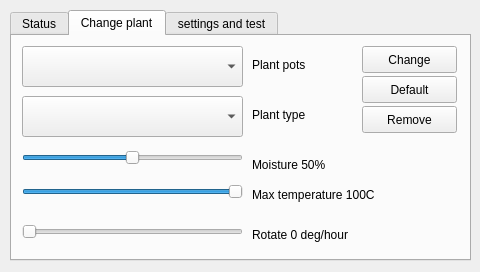
<?xml version="1.0" encoding="UTF-8"?>
<ui version="4.0">
 <class>Touchscreen</class>
 <widget class="QMainWindow" name="Touchscreen">
  <property name="geometry">
   <rect>
    <x>0</x>
    <y>0</y>
    <width>480</width>
    <height>272</height>
   </rect>
  </property>
  <property name="windowTitle">
   <string>Touchscreen</string>
  </property>
  <widget class="QWidget" name="centralWidget">
   <widget class="QTabWidget" name="tabWidget">
    <property name="geometry">
     <rect>
      <x>10</x>
      <y>10</y>
      <width>461</width>
      <height>251</height>
     </rect>
    </property>
    <property name="currentIndex">
     <number>1</number>
    </property>
    <widget class="QWidget" name="tab">
     <attribute name="title">
      <string>Status</string>
     </attribute>
     <widget class="QWidget" name="gridLayoutWidget">
      <property name="geometry">
       <rect>
        <x>10</x>
        <y>9</y>
        <width>441</width>
        <height>181</height>
       </rect>
      </property>
      <layout class="QGridLayout" name="gridLayout"/>
     </widget>
    </widget>
    <widget class="QWidget" name="tab_2">
     <attribute name="title">
      <string>Change plant</string>
     </attribute>
     <widget class="QComboBox" name="plant_combobox">
      <property name="geometry">
       <rect>
        <x>10</x>
        <y>10</y>
        <width>221</width>
        <height>41</height>
       </rect>
      </property>
     </widget>
     <widget class="QSlider" name="rotate_slider">
      <property name="geometry">
       <rect>
        <x>10</x>
        <y>180</y>
        <width>221</width>
        <height>31</height>
       </rect>
      </property>
      <property name="maximum">
       <number>90</number>
      </property>
      <property name="orientation">
       <enum>Qt::Horizontal</enum>
      </property>
     </widget>
     <widget class="QSlider" name="temperature_slider">
      <property name="geometry">
       <rect>
        <x>10</x>
        <y>140</y>
        <width>221</width>
        <height>31</height>
       </rect>
      </property>
      <property name="maximum">
       <number>100</number>
      </property>
      <property name="value">
       <number>100</number>
      </property>
      <property name="orientation">
       <enum>Qt::Horizontal</enum>
      </property>
     </widget>
     <widget class="QComboBox" name="type_combobox">
      <property name="geometry">
       <rect>
        <x>10</x>
        <y>60</y>
        <width>221</width>
        <height>41</height>
       </rect>
      </property>
     </widget>
     <widget class="QPushButton" name="Change_button">
      <property name="geometry">
       <rect>
        <x>350</x>
        <y>10</y>
        <width>95</width>
        <height>27</height>
       </rect>
      </property>
      <property name="text">
       <string>Change</string>
      </property>
     </widget>
     <widget class="QSlider" name="moisture_slider">
      <property name="geometry">
       <rect>
        <x>10</x>
        <y>106</y>
        <width>221</width>
        <height>31</height>
       </rect>
      </property>
      <property name="maximum">
       <number>100</number>
      </property>
      <property name="value">
       <number>50</number>
      </property>
      <property name="orientation">
       <enum>Qt::Horizontal</enum>
      </property>
     </widget>
     <widget class="QLabel" name="label">
      <property name="geometry">
       <rect>
        <x>240</x>
        <y>20</y>
        <width>81</width>
        <height>17</height>
       </rect>
      </property>
      <property name="text">
       <string>Plant pots</string>
      </property>
     </widget>
     <widget class="QLabel" name="label_2">
      <property name="geometry">
       <rect>
        <x>240</x>
        <y>70</y>
        <width>81</width>
        <height>17</height>
       </rect>
      </property>
      <property name="text">
       <string>Plant type</string>
      </property>
     </widget>
     <widget class="QPushButton" name="default_button">
      <property name="geometry">
       <rect>
        <x>350</x>
        <y>40</y>
        <width>95</width>
        <height>27</height>
       </rect>
      </property>
      <property name="text">
       <string>Default</string>
      </property>
     </widget>
     <widget class="QLabel" name="moisture_label">
      <property name="geometry">
       <rect>
        <x>240</x>
        <y>120</y>
        <width>211</width>
        <height>17</height>
       </rect>
      </property>
      <property name="text">
       <string>Moisture 50%</string>
      </property>
     </widget>
     <widget class="QLabel" name="temperature_label">
      <property name="geometry">
       <rect>
        <x>240</x>
        <y>150</y>
        <width>211</width>
        <height>17</height>
       </rect>
      </property>
      <property name="text">
       <string>Max temperature 100C</string>
      </property>
     </widget>
     <widget class="QLabel" name="rotate_label">
      <property name="geometry">
       <rect>
        <x>240</x>
        <y>190</y>
        <width>211</width>
        <height>17</height>
       </rect>
      </property>
      <property name="text">
       <string>Rotate 0 deg/hour</string>
      </property>
     </widget>
     <widget class="QPushButton" name="pushButton">
      <property name="geometry">
       <rect>
        <x>350</x>
        <y>70</y>
        <width>95</width>
        <height>27</height>
       </rect>
      </property>
      <property name="text">
       <string>Remove</string>
      </property>
     </widget>
    </widget>
    <widget class="QWidget" name="tab_3">
     <attribute name="title">
      <string>settings and test</string>
     </attribute>
     <widget class="QTabWidget" name="tabWidget_2">
      <property name="geometry">
       <rect>
        <x>10</x>
        <y>10</y>
        <width>441</width>
        <height>201</height>
       </rect>
      </property>
      <property name="currentIndex">
       <number>0</number>
      </property>
      <widget class="QWidget" name="tab_4">
       <attribute name="title">
        <string>status</string>
       </attribute>
       <widget class="QPushButton" name="get_status_button">
        <property name="geometry">
         <rect>
          <x>10</x>
          <y>10</y>
          <width>95</width>
          <height>27</height>
         </rect>
        </property>
        <property name="text">
         <string>Get status</string>
        </property>
       </widget>
       <widget class="QPlainTextEdit" name="Status_msg">
        <property name="geometry">
         <rect>
          <x>120</x>
          <y>10</y>
          <width>311</width>
          <height>151</height>
         </rect>
        </property>
        <property name="horizontalScrollBarPolicy">
         <enum>Qt::ScrollBarAlwaysOff</enum>
        </property>
        <property name="readOnly">
         <bool>true</bool>
        </property>
        <property name="plainText">
         <string>&lt;-Click</string>
        </property>
       </widget>
      </widget>
      <widget class="QWidget" name="tab_5">
       <attribute name="title">
        <string>test page</string>
       </attribute>
       <widget class="QPushButton" name="test_add">
        <property name="geometry">
         <rect>
          <x>10</x>
          <y>10</y>
          <width>71</width>
          <height>27</height>
         </rect>
        </property>
        <property name="text">
         <string>test ADD</string>
        </property>
       </widget>
      </widget>
     </widget>
    </widget>
   </widget>
  </widget>
 </widget>
 <layoutdefault spacing="6" margin="11"/>
 <resources/>
 <connections/>
</ui>
